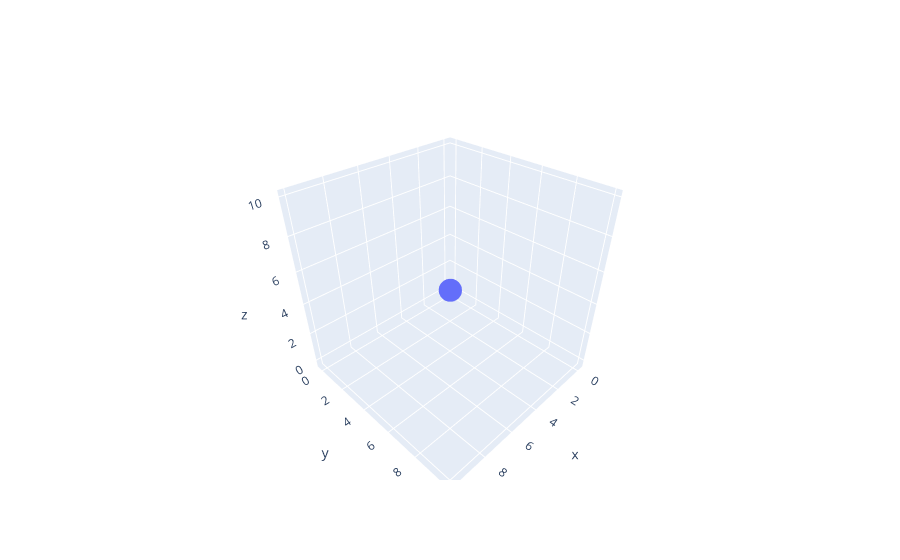

This figure's notebook cell:
### Markdown cell above
# Plot

### Code cell
X = [x[0] for x in S]
Y = [x[1] for x in S]
Z = [x[2] for x in S]
# print(S[0])
fig = go.Figure(data=go.Scatter3d(x=X, y=Y, z=Z, mode='markers'))
# plot_url = py.plot(fig, filename='lqr.html', include_mathjax='cdn')
fig.show()

### Figure 1 — Plotly figure (JSON) as saved in the notebook; plotly's stock layout.template omitted (floating-point values rounded to 4 significant figures; data arrays with more than 128 entries replaced by an {"elided": "..."} marker saying what was removed)
{"data": [{"mode": "markers", "type": "scatter3d", "x": {"elided": "1287 float values"}, "y": {"elided": "1287 float values"}, "z": {"elided": "1287 float values"}}], "layout": {"autosize": true, "scene": {"aspectmode": "auto", "aspectratio": {"x": 1.0, "y": 0.9998, "z": 1.0}}}}
